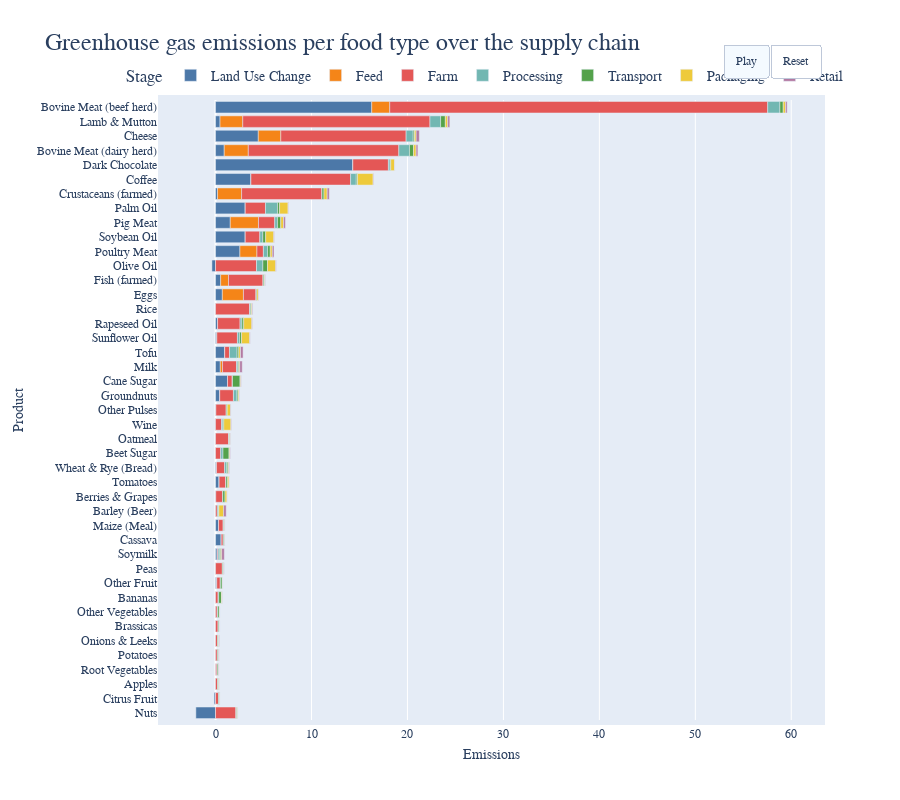

Source (notebook cell):
### Markdown cell above
Sed ut perspiciatis unde omnis iste natus error sit voluptatem accusantium doloremque laudantium, totam rem aperiam, eaque ipsa quae ab illo inventore veritatis et quasi architecto beatae vitae dicta sunt explicabo. Nemo enim ipsam voluptatem quia voluptas sit aspernatur aut odit aut fugit, sed quia consequuntur magni dolores eos qui ratione voluptatem sequi nesciunt.

### Code cell
# Create a horizontal stacked bar plot using plotly.express
fig = px.bar(df_melted,
             y='Product',
             x='Emissions',
             color='Stage',
             height=800,
             color_discrete_sequence=standard_discrete,
             title="Greenhouse gas emissions per food type over the supply chain")

frames = [go.Frame(data=[go.Bar(marker=dict(opacity=opacity)) if i != get_traceindex('Transport', fig) else go.Bar(marker=dict(opacity=1)) for i in range(len(fig.data))]) for opacity in [1, 0.9, 0.8, 0.7, 0.6, 0.5, 0.4, 0.3, 0.2, 0.1]]

updatemenus = [dict(
    type='buttons',
    showactive=True,
    xanchor='right',
    yanchor='top',
    x=1,
    y=1.09,
    direction="left",
    buttons=[
    dict(
        label='Play',
        method='animate',
        args=[None, dict(frame=dict(duration=5), transition=dict(duration=150))]
    ),
    dict(
        label='Reset',
        method='restyle',
        args=[{'marker.opacity': 1}]    )
]
)]


fig.update_layout(barmode='relative')

fig.update_layout(layout,        
        legend=dict(
        orientation="h",
        yanchor="top",
        y=1.065,
        xanchor="left",
        x=-0.06),
        updatemenus=updatemenus
)


# fig.layout.updatemenus[0].buttons[0].args[1]["frame"]["duration"] = 2000



fig.frames = frames


# fig.updatemenus[0].buttons[0].args[1] = dict(frame=dict(duration=1000), transition=dict(duration=500))


fig.show()

### Figure 1 — Plotly figure (JSON) as saved in the notebook; plotly's stock layout.template omitted (floating-point values rounded to 4 significant figures)
{"data": [{"alignmentgroup": "True", "hovertemplate": "Stage=Land Use Change<br>Emissions=%{x}<br>Product=%{y}<extra></extra>", "legendgroup": "Land Use Change", "marker": {"color": "#4C78A8", "pattern": {"shape": ""}}, "name": "Land Use Change", "offsetgroup": "Land Use Change", "orientation": "h", "showlegend": true, "textposition": "auto", "type": "bar", "x": [-2.052, -0.146, -0.029, 0.013, -0.001, 0.005, 0.002, 0.001, -0.025, 0.126, 0, 0.18, 0.589, 0.315, 0.009, 0.025, 0.372, 0.1, 0, 0.001, -0.061, 0.033, 0.439, 1.247, 0.495, 0.958, 0.133, 0.212, -0.022, 0.709, 0.534, -0.377, 2.54, 3.096, 1.535, 3.096, 0.206, 3.688, 14.31, 0.906, 4.455, 0.468, 16.28], "xaxis": "x", "y": ["Nuts", "Citrus Fruit", "Apples", "Root Vegetables", "Potatoes", "Onions & Leeks", "Brassicas", "Other Vegetables", "Bananas", "Other Fruit", "Peas", "Soymilk", "Cassava", "Maize (Meal)", "Barley (Beer)", "Berries & Grapes", "Tomatoes", "Wheat & Rye (Bread)", "Beet Sugar", "Oatmeal", "Wine", "Other Pulses", "Groundnuts", "Cane Sugar", "Milk", "Tofu", "Sunflower Oil", "Rapeseed Oil", "Rice", "Eggs", "Fish (farmed)", "Olive Oil", "Poultry Meat", "Soybean Oil", "Pig Meat", "Palm Oil", "Crustaceans (farmed)", "Coffee", "Dark Chocolate", "Bovine Meat (dairy herd)", "Cheese", "Lamb & Mutton", "Bovine Meat (beef herd)"], "yaxis": "y"}, {"alignmentgroup": "True", "hovertemplate": "Stage=Feed<br>Emissions=%{x}<br>Product=%{y}<extra></extra>", "legendgroup": "Feed", "marker": {"color": "#F58518", "pattern": {"shape": ""}}, "name": "Feed", "offsetgroup": "Feed", "orientation": "h", "showlegend": true, "textposition": "auto", "type": "bar", "x": [0, 0, 0, 0, 0, 0, 0, 0, 0, 0, 0, 0, 0, 0, 0, 0, 0, 0, 0, 0, 0, 0, 0, 0, 0.236, 0, 0, 0, 0, 2.2, 0.819, 0, 1.775, 0, 2.94, 0, 2.51, 0, 0, 2.508, 2.346, 2.37, 1.878], "xaxis": "x", "y": ["Nuts", "Citrus Fruit", "Apples", "Root Vegetables", "Potatoes", "Onions & Leeks", "Brassicas", "Other Vegetables", "Bananas", "Other Fruit", "Peas", "Soymilk", "Cassava", "Maize (Meal)", "Barley (Beer)", "Berries & Grapes", "Tomatoes", "Wheat & Rye (Bread)", "Beet Sugar", "Oatmeal", "Wine", "Other Pulses", "Groundnuts", "Cane Sugar", "Milk", "Tofu", "Sunflower Oil", "Rapeseed Oil", "Rice", "Eggs", "Fish (farmed)", "Olive Oil", "Poultry Meat", "Soybean Oil", "Pig Meat", "Palm Oil", "Crustaceans (farmed)", "Coffee", "Dark Chocolate", "Bovine Meat (dairy herd)", "Cheese", "Lamb & Mutton", "Bovine Meat (beef herd)"], "yaxis": "y"}, {"alignmentgroup": "True", "hovertemplate": "Stage=Farm<br>Emissions=%{x}<br>Product=%{y}<extra></extra>", "legendgroup": "Farm", "marker": {"color": "#E45756", "pattern": {"shape": ""}}, "name": "Farm", "offsetgroup": "Farm", "orientation": "h", "showlegend": true, "textposition": "auto", "type": "bar", "x": [2.126, 0.307, 0.225, 0.154, 0.193, 0.211, 0.278, 0.174, 0.266, 0.369, 0.717, 0.093, 0.22, 0.475, 0.176, 0.722, 0.704, 0.847, 0.536, 1.37, 0.626, 1.089, 1.425, 0.485, 1.458, 0.495, 2.148, 2.343, 3.553, 1.317, 3.598, 4.272, 0.672, 1.519, 1.694, 2.107, 8.379, 10.39, 3.706, 15.69, 13.06, 19.51, 39.39], "xaxis": "x", "y": ["Nuts", "Citrus Fruit", "Apples", "Root Vegetables", "Potatoes", "Onions & Leeks", "Brassicas", "Other Vegetables", "Bananas", "Other Fruit", "Peas", "Soymilk", "Cassava", "Maize (Meal)", "Barley (Beer)", "Berries & Grapes", "Tomatoes", "Wheat & Rye (Bread)", "Beet Sugar", "Oatmeal", "Wine", "Other Pulses", "Groundnuts", "Cane Sugar", "Milk", "Tofu", "Sunflower Oil", "Rapeseed Oil", "Rice", "Eggs", "Fish (farmed)", "Olive Oil", "Poultry Meat", "Soybean Oil", "Pig Meat", "Palm Oil", "Crustaceans (farmed)", "Coffee", "Dark Chocolate", "Bovine Meat (dairy herd)", "Cheese", "Lamb & Mutton", "Bovine Meat (beef herd)"], "yaxis": "y"}, {"alignmentgroup": "True", "hovertemplate": "Stage=Processing<br>Emissions=%{x}<br>Product=%{y}<extra></extra>", "legendgroup": "Processing", "marker": {"color": "#72B7B2", "pattern": {"shape": ""}}, "name": "Processing", "offsetgroup": "Processing", "orientation": "h", "showlegend": true, "textposition": "auto", "type": "bar", "x": [0.032, 0, 0.004, 0, 0, 0, 0, 0.06, 0.059, 0.015, 0, 0.163, 0, 0.052, 0.128, 0, 0.012, 0.217, 0.242, 0.042, 0.139, 0, 0.372, 0.037, 0.149, 0.794, 0.229, 0.193, 0.065, 0, 0.02, 0.66, 0.44, 0.311, 0.284, 1.264, 0, 0.592, 0.185, 1.108, 0.738, 1.111, 1.269], "xaxis": "x", "y": ["Nuts", "Citrus Fruit", "Apples", "Root Vegetables", "Potatoes", "Onions & Leeks", "Brassicas", "Other Vegetables", "Bananas", "Other Fruit", "Peas", "Soymilk", "Cassava", "Maize (Meal)", "Barley (Beer)", "Berries & Grapes", "Tomatoes", "Wheat & Rye (Bread)", "Beet Sugar", "Oatmeal", "Wine", "Other Pulses", "Groundnuts", "Cane Sugar", "Milk", "Tofu", "Sunflower Oil", "Rapeseed Oil", "Rice", "Eggs", "Fish (farmed)", "Olive Oil", "Poultry Meat", "Soybean Oil", "Pig Meat", "Palm Oil", "Crustaceans (farmed)", "Coffee", "Dark Chocolate", "Bovine Meat (dairy herd)", "Cheese", "Lamb & Mutton", "Bovine Meat (beef herd)"], "yaxis": "y"}, {"alignmentgroup": "True", "hovertemplate": "Stage=Transport<br>Emissions=%{x}<br>Product=%{y}<extra></extra>", "legendgroup": "Transport", "marker": {"color": "#54A24B", "pattern": {"shape": ""}}, "name": "Transport", "offsetgroup": "Transport", "orientation": "h", "showlegend": true, "textposition": "auto", "type": "bar", "x": [0.067, 0.094, 0.096, 0.114, 0.094, 0.095, 0.095, 0.164, 0.292, 0.182, 0.095, 0.11, 0.094, 0.06, 0.035, 0.238, 0.177, 0.129, 0.629, 0.067, 0.093, 0.096, 0.12, 0.784, 0.09, 0.177, 0.201, 0.19, 0.096, 0.084, 0.111, 0.482, 0.276, 0.299, 0.343, 0.208, 0.206, 0.13, 0.061, 0.424, 0.138, 0.49, 0.346], "xaxis": "x", "y": ["Nuts", "Citrus Fruit", "Apples", "Root Vegetables", "Potatoes", "Onions & Leeks", "Brassicas", "Other Vegetables", "Bananas", "Other Fruit", "Peas", "Soymilk", "Cassava", "Maize (Meal)", "Barley (Beer)", "Berries & Grapes", "Tomatoes", "Wheat & Rye (Bread)", "Beet Sugar", "Oatmeal", "Wine", "Other Pulses", "Groundnuts", "Cane Sugar", "Milk", "Tofu", "Sunflower Oil", "Rapeseed Oil", "Rice", "Eggs", "Fish (farmed)", "Olive Oil", "Poultry Meat", "Soybean Oil", "Pig Meat", "Palm Oil", "Crustaceans (farmed)", "Coffee", "Dark Chocolate", "Bovine Meat (dairy herd)", "Cheese", "Lamb & Mutton", "Bovine Meat (beef herd)"], "yaxis": "y"}, {"alignmentgroup": "True", "hovertemplate": "Stage=Packaging<br>Emissions=%{x}<br>Product=%{y}<extra></extra>", "legendgroup": "Packaging", "marker": {"color": "#EECA3B", "pattern": {"shape": ""}}, "name": "Packaging", "offsetgroup": "Packaging", "orientation": "h", "showlegend": true, "textposition": "auto", "type": "bar", "x": [0.078, 0.045, 0.044, 0.045, 0.045, 0.045, 0.045, 0.041, 0.065, 0.042, 0.045, 0.098, 0.045, 0.06, 0.497, 0.212, 0.145, 0.09, 0.09, 0.066, 0.749, 0.353, 0.099, 0.083, 0.097, 0.177, 0.853, 0.844, 0.084, 0.161, 0.061, 0.861, 0.212, 0.849, 0.296, 0.886, 0.334, 1.63, 0.4, 0.268, 0.172, 0.251, 0.247], "xaxis": "x", "y": ["Nuts", "Citrus Fruit", "Apples", "Root Vegetables", "Potatoes", "Onions & Leeks", "Brassicas", "Other Vegetables", "Bananas", "Other Fruit", "Peas", "Soymilk", "Cassava", "Maize (Meal)", "Barley (Beer)", "Berries & Grapes", "Tomatoes", "Wheat & Rye (Bread)", "Beet Sugar", "Oatmeal", "Wine", "Other Pulses", "Groundnuts", "Cane Sugar", "Milk", "Tofu", "Sunflower Oil", "Rapeseed Oil", "Rice", "Eggs", "Fish (farmed)", "Olive Oil", "Poultry Meat", "Soybean Oil", "Pig Meat", "Palm Oil", "Crustaceans (farmed)", "Coffee", "Dark Chocolate", "Bovine Meat (dairy herd)", "Cheese", "Lamb & Mutton", "Bovine Meat (beef herd)"], "yaxis": "y"}, {"alignmentgroup": "True", "hovertemplate": "Stage=Retail<br>Emissions=%{x}<br>Product=%{y}<extra></extra>", "legendgroup": "Retail", "marker": {"color": "#B279A2", "pattern": {"shape": ""}}, "name": "Retail", "offsetgroup": "Retail", "orientation": "h", "showlegend": true, "textposition": "auto", "type": "bar", "x": [0.027, 0.017, 0.017, 0.039, 0.039, 0.039, 0.017, 0.015, 0.021, 0.016, 0.039, 0.27, 0.039, 0.026, 0.264, 0.017, 0.017, 0.058, 0.039, 0.029, 0.039, 0.039, 0.042, 0.036, 0.256, 0.27, 0.043, 0.046, 0.063, 0.036, 0.04, 0.046, 0.177, 0.043, 0.19, 0.044, 0.219, 0.051, 0.021, 0.182, 0.332, 0.217, 0.164], "xaxis": "x", "y": ["Nuts", "Citrus Fruit", "Apples", "Root Vegetables", "Potatoes", "Onions & Leeks", "Brassicas", "Other Vegetables", "Bananas", "Other Fruit", "Peas", "Soymilk", "Cassava", "Maize (Meal)", "Barley (Beer)", "Berries & Grapes", "Tomatoes", "Wheat & Rye (Bread)", "Beet Sugar", "Oatmeal", "Wine", "Other Pulses", "Groundnuts", "Cane Sugar", "Milk", "Tofu", "Sunflower Oil", "Rapeseed Oil", "Rice", "Eggs", "Fish (farmed)", "Olive Oil", "Poultry Meat", "Soybean Oil", "Pig Meat", "Palm Oil", "Crustaceans (farmed)", "Coffee", "Dark Chocolate", "Bovine Meat (dairy herd)", "Cheese", "Lamb & Mutton", "Bovine Meat (beef herd)"], "yaxis": "y"}], "layout": {"barmode": "relative", "font": {"family": "\"Lato, \"Helvetica Neue\", Helvetica, Arial, \"Liberation Sans\", sans-serif"}, "height": 800, "legend": {"font": {"size": 14}, "orientation": "h", "title": {"text": "Stage"}, "tracegroupgap": 0, "x": -0.06, "xanchor": "left", "y": 1.065, "yanchor": "top"}, "margin": {"pad": 5}, "newshape": {"label": {"padding": 8}}, "title": {"font": {"size": 24}, "text": "Greenhouse gas emissions per food type over the supply chain"}, "updatemenus": [{"buttons": [{"args": [null, {"frame": {"duration": 5}, "transition": {"duration": 150}}], "label": "Play", "method": "animate"}, {"args": [{"marker.opacity": 1}], "label": "Reset", "method": "restyle"}], "direction": "left", "showactive": true, "type": "buttons", "x": 1, "xanchor": "right", "y": 1.09, "yanchor": "top"}], "xaxis": {"anchor": "y", "domain": [0, 1], "title": {"text": "Emissions"}}, "yaxis": {"anchor": "x", "domain": [0, 1], "title": {"text": "Product"}}}}
